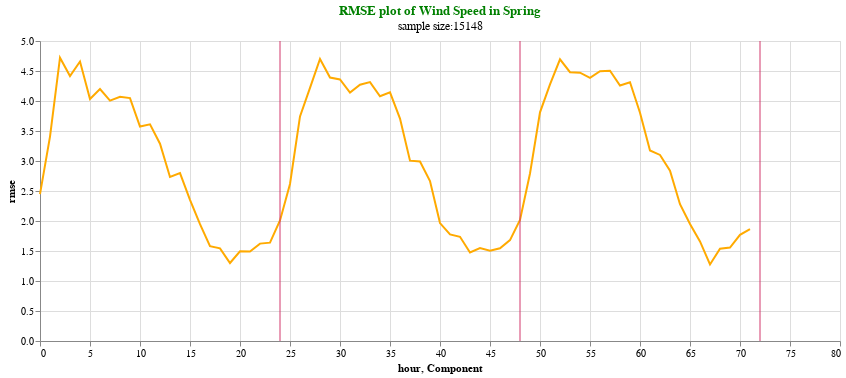

Notebook code cell kept with this figure:
### Code cell
plotrmse(Spr_rmse_wsp,'rmse',"RMSE plot of Wind Speed in Spring","sample size:" +  str(Spr["wsp_dif"].count()))

### Figure 1 — Vega-Lite specification as saved in the notebook (floating-point values rounded to 4 significant figures)
{"config": {"view": {"continuousWidth": 400, "continuousHeight": 300}}, "layer": [{"data": {"name": "data-ee3f5935e4e9387a705b3850d48d193e"}, "mark": "line", "encoding": {"color": {"value": "#FFAA00"}, "x": {"field": "hour", "type": "quantitative"}, "y": {"field": "rmse", "type": "quantitative"}}, "height": 300, "title": {"text": ["RMSE plot of Wind Speed in Spring"], "subtitle": ["sample size:15148"], "color": "green"}, "width": 800}, {"data": {"name": "data-b9dd60dc560f7891b967d8e82c37ad0c"}, "mark": {"type": "rule", "color": "#D2386C"}, "encoding": {"x": {"field": "Component", "type": "quantitative"}}}], "$schema": "https://vega.github.io/schema/vega-lite/v4.17.0.json", "datasets": {"data-ee3f5935e4e9387a705b3850d48d193e": [{"rmse": 2.449, "hour": 0}, {"rmse": 3.407, "hour": 1}, {"rmse": 4.721, "hour": 2}, {"rmse": 4.417, "hour": 3}, {"rmse": 4.658, "hour": 4}, {"rmse": 4.033, "hour": 5}, {"rmse": 4.2, "hour": 6}, {"rmse": 4.007, "hour": 7}, {"rmse": 4.071, "hour": 8}, {"rmse": 4.048, "hour": 9}, {"rmse": 3.575, "hour": 10}, {"rmse": 3.612, "hour": 11}, {"rmse": 3.289, "hour": 12}, {"rmse": 2.733, "hour": 13}, {"rmse": 2.798, "hour": 14}, {"rmse": 2.352, "hour": 15}, {"rmse": 1.946, "hour": 16}, {"rmse": 1.581, "hour": 17}, {"rmse": 1.544, "hour": 18}, {"rmse": 1.3, "hour": 19}, {"rmse": 1.495, "hour": 20}, {"rmse": 1.49, "hour": 21}, {"rmse": 1.623, "hour": 22}, {"rmse": 1.639, "hour": 23}, {"rmse": 2.009, "hour": 24}, {"rmse": 2.617, "hour": 25}, {"rmse": 3.742, "hour": 26}, {"rmse": 4.218, "hour": 27}, {"rmse": 4.699, "hour": 28}, {"rmse": 4.391, "hour": 29}, {"rmse": 4.358, "hour": 30}, {"rmse": 4.139, "hour": 31}, {"rmse": 4.271, "hour": 32}, {"rmse": 4.314, "hour": 33}, {"rmse": 4.078, "hour": 34}, {"rmse": 4.144, "hour": 35}, {"rmse": 3.707, "hour": 36}, {"rmse": 3.005, "hour": 37}, {"rmse": 2.991, "hour": 38}, {"rmse": 2.666, "hour": 39}, {"rmse": 1.965, "hour": 40}, {"rmse": 1.777, "hour": 41}, {"rmse": 1.737, "hour": 42}, {"rmse": 1.475, "hour": 43}, {"rmse": 1.549, "hour": 44}, {"rmse": 1.503, "hour": 45}, {"rmse": 1.546, "hour": 46}, {"rmse": 1.682, "hour": 47}, {"rmse": 2.019, "hour": 48}, {"rmse": 2.793, "hour": 49}, {"rmse": 3.811, "hour": 50}, {"rmse": 4.276, "hour": 51}, {"rmse": 4.694, "hour": 52}, {"rmse": 4.481, "hour": 53}, {"rmse": 4.472, "hour": 54}, {"rmse": 4.386, "hour": 55}, {"rmse": 4.496, "hour": 56}, {"rmse": 4.504, "hour": 57}, {"rmse": 4.257, "hour": 58}, {"rmse": 4.312, "hour": 59}, {"rmse": 3.804, "hour": 60}, {"rmse": 3.175, "hour": 61}, {"rmse": 3.101, "hour": 62}, {"rmse": 2.839, "hour": 63}, {"rmse": 2.28, "hour": 64}, {"rmse": 1.95, "hour": 65}, {"rmse": 1.66, "hour": 66}, {"rmse": 1.276, "hour": 67}, {"rmse": 1.539, "hour": 68}, {"rmse": 1.558, "hour": 69}, {"rmse": 1.769, "hour": 70}, {"rmse": 1.866, "hour": 71}], "data-b9dd60dc560f7891b967d8e82c37ad0c": [{"Component": 24}, {"Component": 48}, {"Component": 72}]}}
